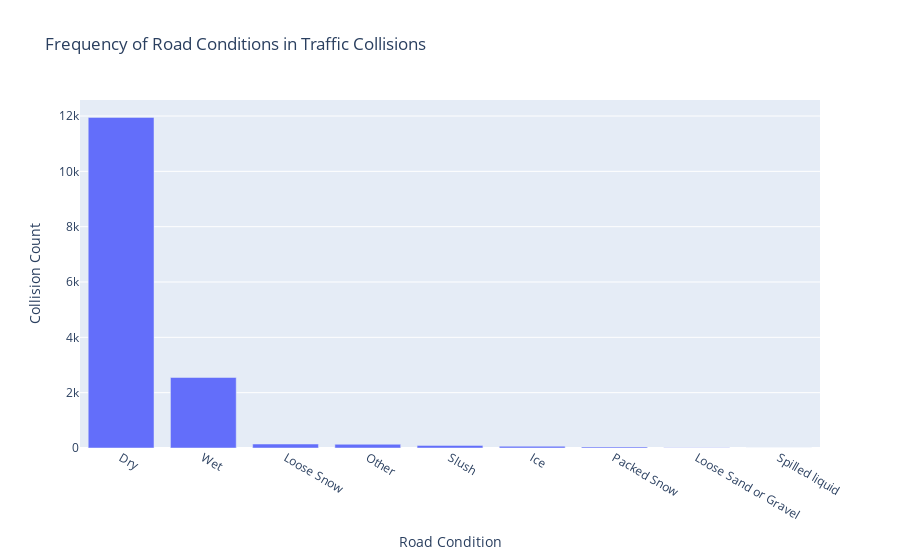

The cell this chart's notebook holds for it:
### Code cell
# Group by road conditions and count the frequency of each
road_condition_counts = df['RDSFCOND'].value_counts().reset_index()
road_condition_counts.columns = ['Road Condition', 'Frequency']

# Create a bar plot using Plotly
fig = px.bar(road_condition_counts, x='Road Condition', y='Frequency',
             title='Frequency of Road Conditions in Traffic Collisions',
             labels={'Frequency': 'Collision Count', 'Road Condition': 'Road Condition'})

# Show the plot
fig.show()

### Figure 1 — Plotly figure (JSON) as saved in the notebook; plotly's stock layout.template omitted (floating-point values rounded to 4 significant figures)
{"data": [{"alignmentgroup": "True", "hovertemplate": "Road Condition=%{x}<br>Collision Count=%{y}<extra></extra>", "legendgroup": "", "marker": {"color": "#636efa", "pattern": {"shape": ""}}, "name": "", "offsetgroup": "", "orientation": "v", "showlegend": false, "textposition": "auto", "type": "bar", "x": ["Dry", "Wet", "Loose Snow", "Other", "Slush", "Ice", "Packed Snow", "Loose Sand or Gravel", "Spilled liquid"], "xaxis": "x", "y": [11950, 2549, 144, 135, 94, 63, 40, 5, 1], "yaxis": "y"}], "layout": {"barmode": "relative", "legend": {"tracegroupgap": 0}, "title": {"text": "Frequency of Road Conditions in Traffic Collisions"}, "xaxis": {"anchor": "y", "domain": [0, 1], "title": {"text": "Road Condition"}}, "yaxis": {"anchor": "x", "domain": [0, 1], "title": {"text": "Collision Count"}}}}
